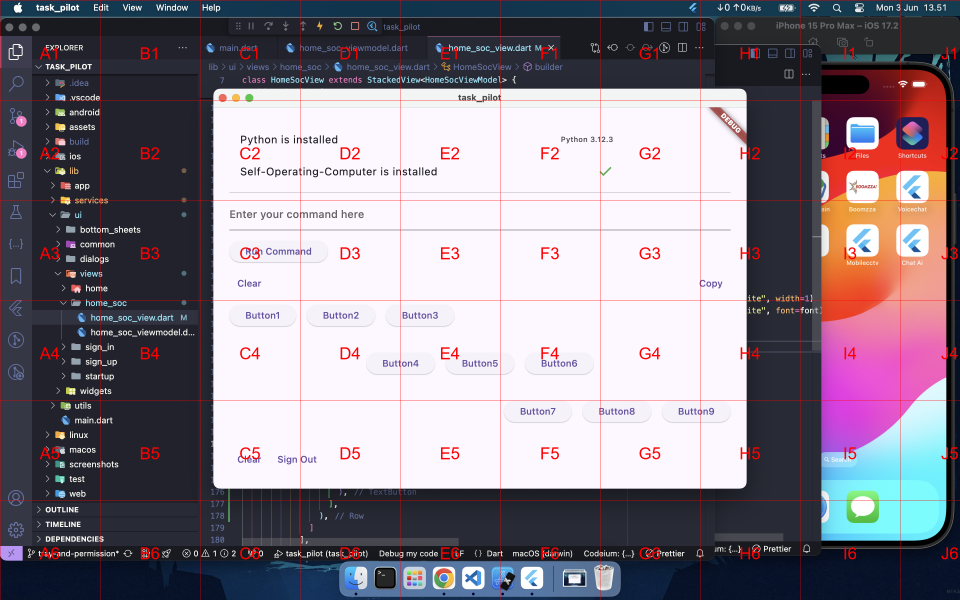
#> input picture grid_image.png, 2880 x 1800 px (shown at 1/3 size)
$ python crop_image.py
#> lines starting #> are read from the running program, lines starting #| are printed output that depends on the picture
from PIL import Image

def crop_image(image_path, left, top, right, bottom, output_path="cropped_image.png"):
  """
  Crops an image based on given coordinates.

  Args:
    image_path: Path to the image file.
    left: X-coordinate of the left edge of the cropping box.
    top: Y-coordinate of the top edge of the cropping box.
    right: X-coordinate of the right edge of the cropping box.
    bottom: Y-coordinate of the bottom edge of the cropping box.
    output_path: Path to the output file of the cropped image (default: "cropped_image.png").

  Returns:
    None, but saves the cropped image to the output file.
  """
#> called with image_path = 'grid_image.png', left = 1500, top = 600, right = 2100, bottom = 900, output_path = 'cropped_image.png'

  # Open the image
  img = Image.open(image_path)
#> img is the input picture: PIL image 2880x1800 RGB; mean R, G, B 135, 127.4, 138

  # Crop the image
  cropped_img = img.crop((left, top, right, bottom))
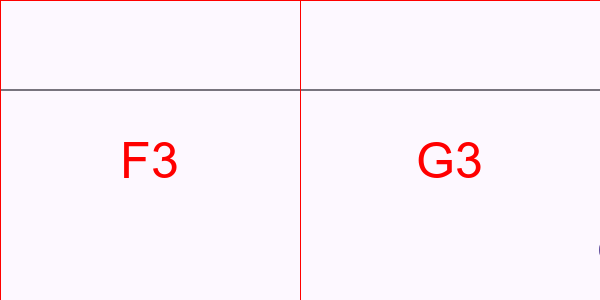
#> cropped_img: PIL image 600x300 RGB; mean R, G, B 252.1, 243.5, 250.4

  # Save the cropped image
  cropped_img.save(output_path)

# Example usage:
crop_image("grid_image.png", 1500, 600, 2100, 900)
